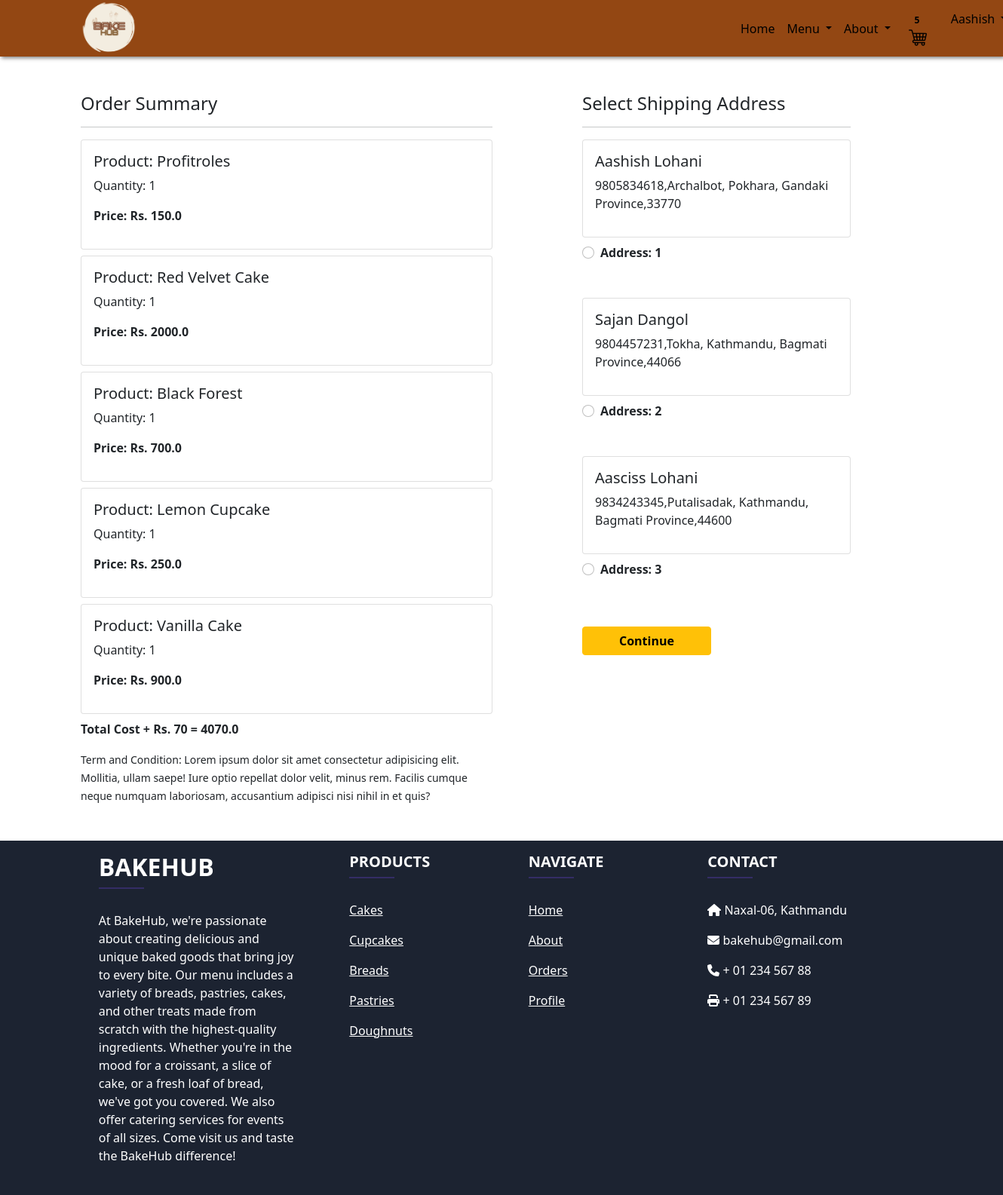
Page /checkout/ (signed in) on the earlier database version.
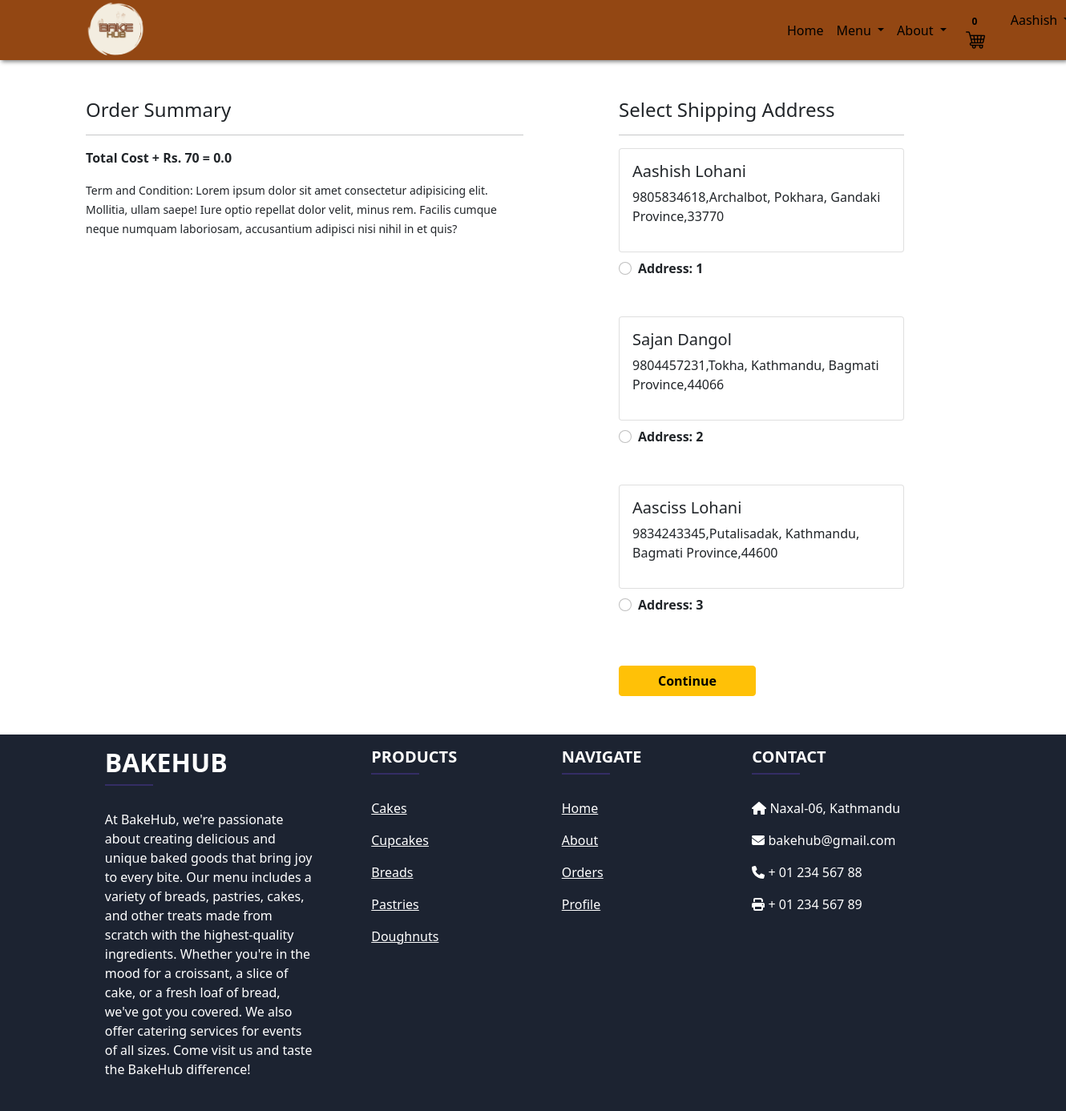
Same page on the later database version.
### app/models.py (models this page shows, shortened)
class Cart(models.Model):
    user = models.ForeignKey(User, on_delete= models.CASCADE)
    product = models.ForeignKey(Product, on_delete=models.CASCADE)
    quantity = models.PositiveIntegerField(default=1)
    @property
    def total_cost(self):
        return self.quantity * self.product.discounted_price

class Product(models.Model):
    title = models.CharField(max_length=100)
    selling_price = models.FloatField()
    discounted_price = models.FloatField()
    description = models.TextField()
    category = models.CharField(choices=CATEGORY_CHOICES, max_length=15)
    product_image = models.ImageField(upload_to='productsimg')

class Customer(models.Model):
    user = models.ForeignKey(User, on_delete=models.CASCADE)
    name = models.CharField(max_length=250)
    phone = models.CharField(max_length=13,default='')
    locality = models.CharField(max_length=250)
    city = models.CharField(max_length=50)
    zipcode = models.IntegerField()
    state = models.CharField(choices=STATE_CHOICES, max_length=50)

### app/views.py (the view)
# urls.py: path('checkout/', views.checkout, name='checkout'),
@login_required
def checkout(request):
 totalitem = 0
 if request.user.is_authenticated:
  totalitem = len(Cart.objects.filter(user=request.user))
  user = request.user
  add = Customer.objects.filter(user=user)
  cart_items = Cart.objects.filter(user=user)
  amount = 0.0
  shipping_amount = 70.0
  total_amount = 0.0
  cart_product = [p for p in Cart.objects.all() if p.user == request.user]
  if cart_product:
   for p in cart_product:
    tempamount = (p.quantity * p.product.discounted_price)
    amount += tempamount
   total_amount = amount+shipping_amount
 return render(request, 'app/checkout.html', {'add':add, 'total_amount':total_amount,'cart_items':cart_items,'totalitem':totalitem})

### app/templates/app/checkout.html (shortened to what this page needs)
{% extends 'app/base.html' %}
{% load static %}
{% block main-content %}
<div class="container">
 <div class="row mt-5">
  <div class="col-sm-6">
    <h4>Order Summary</h4>
    <hr>
    {% for item in cart_items %}
      <div class="card mb-2">
        <div class="card-body">
          <h5>Product: {{item.product.title}}</h5>
          <p>Quantity: {{item.quantity}}</p>
          <p class="fw-bold">Price: Rs. {{item.total_cost}}</p>
        </div>
      </div>
    {% endfor %}
    <p class="fw-bold">Total Cost + Rs. 70 = {{total_amount}}</p>
    <small>Term and Condition: Lorem ipsum dolor sit amet consectetur adipisicing elit. Mollitia, ullam saepe! Iure optio repellat dolor velit, minus rem. Facilis cumque neque numquam laboriosam, accusantium adipisci nisi nihil in et quis?</small>
  </div>
  <div class="col-sm-4 offset-sm-1">
    <h4>Select Shipping Address</h4>
    <hr>
    <form action="/paymentdone">
    {% for ad in add %}
      <div class="card">
        <div class="card-body">
        <h5>{{ad.name}}</h5>
        <p>{{ad.phone}},{{ad.locality}}, {{ad.city}}, {{ad.state}},{{ad.zipcode}}</p>
        </div>
      </div>
        <div class="form-check mt-2 mb-5">
          <input class="form-check-input" type="radio" name="custid" id="custadd{{forloop.counter}}" value="{{ad.id}}" >
          <label class="form-check-label fw-bold" for="custadd{{forloop.counter}}">
            Address: {{forloop.counter}} </label>
        </div>
      {% endfor %}
        <div class="text-end">
          <button type="submit" style="margin-right:20rem;" class="btn btn-warning mt-3 px-5 fw-bold" onclick="alert('Your order has been placed !!')">Continue</button>
        </div>
      </form>
    </div>
  </div>
</div>
{% endblock main-content %}

### app/templates/app/base.html (shortened to what the changed rows need)
<!doctype html>
{% load static %}
<html lang="en">
  <head>
    <link href="https://cdn.jsdelivr.net/npm/bootstrap@5.0.0-beta1/dist/css/bootstrap.min.css" rel="stylesheet">
    <link rel="stylesheet" href="{% static 'app/css/owl.carousel.min.css' %}">
    <link rel="stylesheet" href="{% static 'app/css/all.min.css' %}">
    <link rel="stylesheet" href="{% static 'app/css/style.css' %}">
    <link rel="stylesheet" href="{% static 'app/css/landing.css' %}">
  </head>
  <body style="background-color: #fff">
    <nav class="navbar navbar-expand-lg navbar-dark " style="background-color: #934713; box-shadow: 2px 2px 5px rgba(0, 0, 0, 0.5);height:75px">
     <div class="container">
       <div class="collapse navbar-collapse" id="navbarSupportedContent">
         <div>
          <ul class="navbar-nav me-auto mb-2 mb-lg-0">
          {% if request.user.is_authenticated %}
            <li class="nav-item mx-2">
             <a  href="{% url 'showcart' %}" class="nav-link text-white="><span class="badge" style="color:#000; background-color:#dc354500;">{{totalitem}}</span><img src="{% static 'app/images/icons/shopcart.png' %}" alt="Cart"/></a>
            <li class="nav-item dropdown mx-2">
              <a style="color:#000;" class="nav-link dropdown-toggle" href="#" id="profileDropdown" role="button" data-bs-toggle="dropdown" aria-expanded="false">
                  {{request.user.username|capfirst}}
              </a>
            </li>
            {% endif %}
          </ul>
         </div>
       </div>
     </div>
    </nav>
    {% block main-content %} {% endblock main-content %}
     <footer
          class="text-center text-lg-start text-white"
          style="background-color: #1c2331"
          >
    <section class="">
      <div class="container text-center text-md-start mt-5">
        <div class="row mt-3">
          <div class="col-md-3 col-lg-4 col-xl-3 mx-auto mb-4">
            <h2 class="text-uppercase fw-bold">BakeHub</h2>
          </div>
        </div>
      </div>
    </section>
  </footer>
  </body>
</html>

Differences in the rows shown:
removed Cart: product "Profitroles", quantity "1", total_cost "150.0"
removed Cart: product "Red Velvet Cake", quantity "1", total_cost "2000.0"
removed Cart: product "Black Forest", quantity "1", total_cost "700.0"
removed Cart: product "Lemon Cupcake", quantity "1", total_cost "250.0"
removed Cart: product "Vanilla Cake", quantity "1", total_cost "900.0"
Other differences:
{{ totalitem }}: "5" → "0"
{{ total_amount }}: "4070.0" → "0.0"
